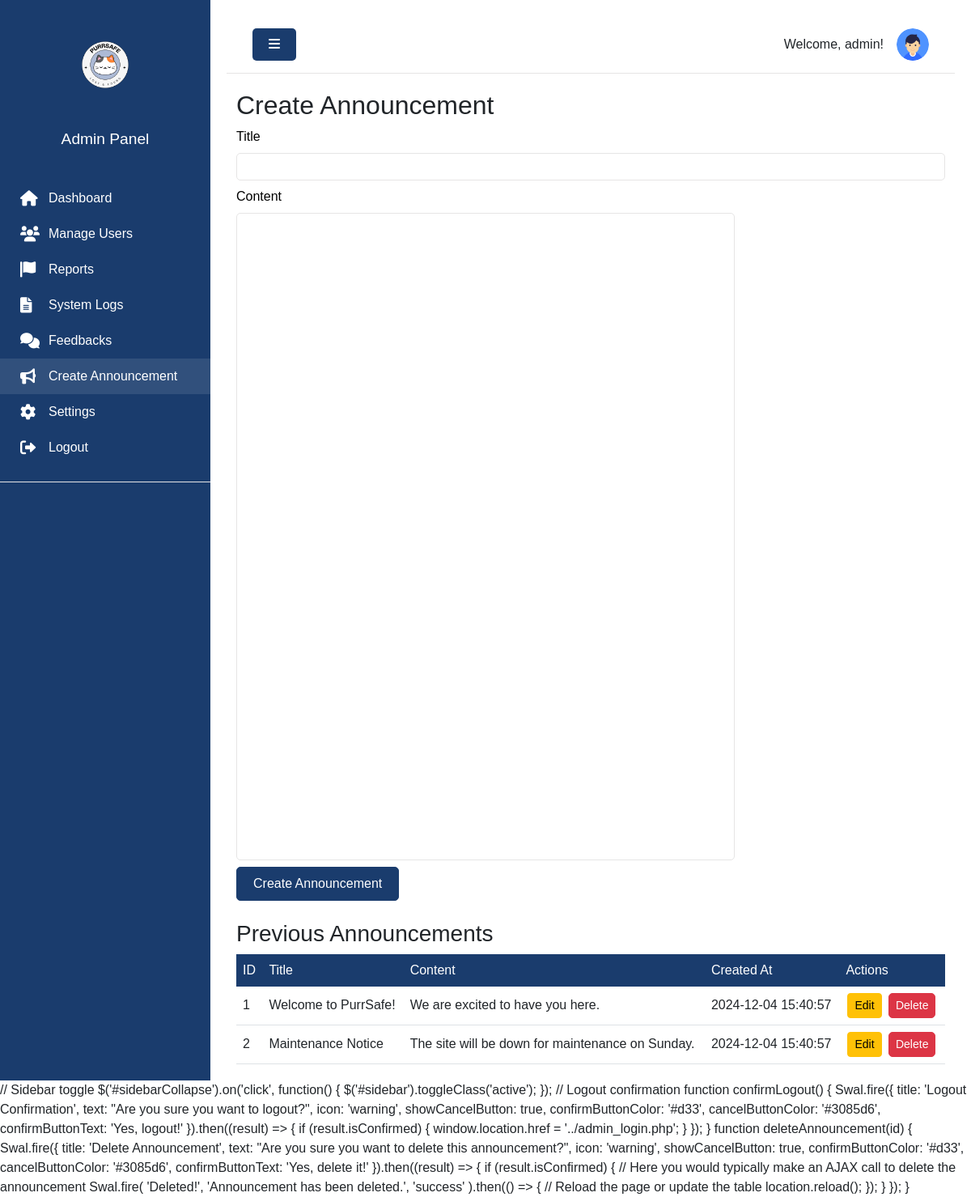
Page /1_Admin/AdminFeatures/6_create_announcement.php (signed in) on the committed database.
### tables this page shows
CREATE TABLE `announcements` (
  `id` int(11) NOT NULL,
  `title` varchar(100) NOT NULL,
  `content` text NOT NULL,
  `created_at` timestamp NOT NULL DEFAULT current_timestamp()
);

### 1_Admin/AdminFeatures/6_create_announcement.php (the view, shortened to what this page needs)
<?php
$conn = connect();
$announcements = $conn->query("SELECT * FROM announcements ORDER BY created_at DESC");
?>
<!DOCTYPE html>
<html lang="en">
<head>
    <link href="https://cdn.jsdelivr.net/npm/bootstrap@5.3.0/dist/css/bootstrap.min.css" rel="stylesheet">
    <link rel="stylesheet" href="https://cdnjs.cloudflare.com/ajax/libs/font-awesome/6.0.0/css/all.min.css">
    <link rel="stylesheet" href="../../4_Styles/admin_style.css">
</head>
<body>
    <div class="wrapper">
        <nav id="sidebar">
            <div class="sidebar-header">
                <img src="../../3_Images/logo.png" alt="Logo" class="img-fluid logo">
                <h3>Admin Panel</h3>
            </div>
            <ul class="list-unstyled components">
                <li>
                    <a href="1_admin_dashboard.php">
                        <i class="fas fa-home"></i>
                        <span>Dashboard</span>
                    </a>
                <li>
                    <a href="2_manage_users.php">
                        <i class="fas fa-users"></i>
                        <span>Manage Users</span>
                    </a>
                </li>
                <li>
                    <a href="3_reports.php">
                        <i class="fas fa-flag"></i>
                        <span>Reports</span>
                    </a>
                </li>
                <li>
                    <a href="4_system_logs.php">
                        <i class="fas fa-file-alt"></i>
                        <span>System Logs</span>
                    </a>
                </li>
                <li>
                    <a href="5_feedbacks.php">
                        <i class="fas fa-comments"></i>
                        <span>Feedbacks</span>
                    </a>
                </li>
                <li class="active">
                    <a href="6_create_announcement.php">
                        <i class="fas fa-bullhorn"></i>
                        <span>Create Announcement</span>
                    </a>
                </li>
                <li>
                    <a href="7_settings.php">
                        <i class="fas fa-cog"></i>
                        <span>Settings</span>
                    </a>
                </li>
                <li>
                    <a href="#" onclick="confirmLogout()">
                        <i class="fas fa-sign-out-alt"></i>
                        <span>Logout</span>
                    </a>
                </li>
            </ul>
        </nav>
        <div id="content">
            <nav class="navbar navbar-expand-lg navbar-light bg-light">
                <div class="container-fluid">
                    <button type="button" id="sidebarCollapse" class="btn btn-primary">
                        <i class="fas fa-bars"></i>
                    </button>
                    <div class="ms-auto d-flex align-items-center">
                        <span class="me-3">Welcome, <?php echo htmlspecialchars($_SESSION['admin_username']); ?>!</span>
                        <img src="../../3_Images/user.png" alt="Admin" class="rounded-circle" width="40">
                    </div>
                </div>
            </nav>
            <div class="container-fluid">
                <h2>Create Announcement</h2>
                <form method="POST" action="6_create_announcement.php">
                    <div class="mb-1">
                        <label for="title" class="form-label">Title</label>
                        <input type="text" class="form-control" id="title" name="title" required>
                    </div>
                    <div class="mb-1">
                        <label for="content" class="form-label">Content</label>
                        <textarea class="form-control" id="content" name="content" rows="1" style="resize: none; height: 30px; max-height: 30px;" required></textarea>
                    </div>
                    <button type="submit" class="btn btn-primary">Create Announcement</button>
                </form>
                <h3 class="mt-4">Previous Announcements</h3>
                <table class="table">
                    <thead>
                        <tr>
                            <th>ID</th>
                            <th>Title</th>
                            <th>Content</th>
                            <th>Created At</th>
                            <th>Actions</th>
                        </tr>
                    </thead>
                    <tbody>
                        <?php while ($row = $announcements->fetch_assoc()): ?>
                            <tr>
                                <td><?php echo $row['id']; ?></td>
                                <td><?php echo htmlspecialchars($row['title']); ?></td>
                                <td><?php echo htmlspecialchars($row['content']); ?></td>
                                <td><?php echo $row['created_at']; ?></td>
                                <td>
                                    <a href="edit_announcement.php?id=<?php echo $row['id']; ?>" class="btn btn-warning btn-sm">Edit</a>
                                    <button class="btn btn-danger btn-sm" onclick="deleteAnnouncement(<?php echo $row['id']; ?>)">Delete</button>
                                </td>
                            </tr>
                        <?php endwhile; ?>
                    </tbody>
                </table>
            </div>
        </div>
    </div>
        // Sidebar toggle
        $('#sidebarCollapse').on('click', function() {
            $('#sidebar').toggleClass('active');
        });
        // Logout confirmation
        function confirmLogout() {
            Swal.fire({
                title: 'Logout Confirmation',
                text: "Are you sure you want to logout?",
                icon: 'warning',
                showCancelButton: true,
                confirmButtonColor: '#d33',
                cancelButtonColor: '#3085d6',
                confirmButtonText: 'Yes, logout!'
            }).then((result) => {
                if (result.isConfirmed) {
                    window.location.href = '../admin_login.php';
                }
            });
        }
        function deleteAnnouncement(id) {
            Swal.fire({
                title: 'Delete Announcement',
                text: "Are you sure you want to delete this announcement?",
                icon: 'warning',
                showCancelButton: true,
                confirmButtonColor: '#d33',
                cancelButtonColor: '#3085d6',
                confirmButtonText: 'Yes, delete it!'
            }).then((result) => {
                if (result.isConfirmed) {
                    // Here you would typically make an AJAX call to delete the announcement
                    Swal.fire(
                        'Deleted!',
                        'Announcement has been deleted.',
                        'success'
                    ).then(() => {
                        // Reload the page or update the table
                        location.reload();
                    });
                }
            });
        }
</body>
</html>

### 4_Styles/admin_style.css (style rules this page uses)
body { font-family: 'Poppins', sans-serif; }
.logo { width: 100px; height: auto; display: block; margin: 20px; padding: 14px; border-radius: 8px; }
.table td, .table th { vertical-align: middle; }
.btn-primary { padding: 10px 20px; border-radius: 5px; }
:root { --dashboard-blue: #2196F3; --dashboard-light-blue: #E3F2FD; --dashboard-hover-blue: #1976D2; }
.form-label { font-weight: 500; }
* { margin: 0; padding: 0; box-sizing: border-box; font-family: 'Poppins', sans-serif; }
:root { --primary-color: #1a3c6d; --panel-color: #FFF; --text-color: #000; --black-light-color: #707070; --border-color: #e6e5e5; --toggle-color: #DDD; --box1-color: #4DA3FF; --box2-color: #FFE6AC; --box3-color: #E7D1FC; --title-icon-color: #fff; }
body { min-height: 100vh; background-color: var(--panel-color); }
.wrapper { display: flex; position: relative; min-height: 100vh; }
#sidebar { width: 260px; background: var(--primary-color); transition: all 0.3s ease; z-index: 1000; }
.sidebar-header { padding: 20px; background: var(--primary-color); text-align: center; display: flex; flex-direction: column; align-items: center; justify-content: center; }
.sidebar-header img.logo { width: 100px; height: 100px; margin-top: 10px; display: block; margin-left: auto; margin-right: auto; }
.sidebar-header h3 { color: var(--panel-color); font-size: 1.2rem; margin: 0; transition: all 0.3s ease; }
#sidebar ul.components { padding: 20px 0; border-bottom: 1px solid var(--border-color); }
#sidebar ul li { position: relative; }
#sidebar ul li a { padding: 10px 25px; display: flex; align-items: center; color: var(--panel-color); text-decoration: none; transition: all 0.3s ease; }
#sidebar ul li a:hover, #sidebar ul li.active a { background: rgba(255, 255, 255, 0.1); }
#sidebar ul li a i { font-size: 1.2rem; margin-right: 10px; min-width: 25px; }
#content { width: calc(100% - 260px); min-height: 100vh; transition: all 0.3s ease; position: relative; background: var(--panel-color); }
.navbar { padding: 15px 20px; background: var(--panel-color) !important; border-bottom: 1px solid var(--border-color); }
#sidebarCollapse { background: var(--primary-color); border: none; }
.table { margin: 0; }
.table th { background: var(--primary-color); color: var(--panel-color); font-weight: 500; }
:root { --primary-color: #1a3c6d; --panel-color: #FFF; --text-color: #000; --black-light-color: #707070; --border-color: #e6e5e5; --toggle-color: #DDD; }
.sidebar-header h3 { color: var(--panel-color); font-size: 1.2rem; margin-top: 10px; transition: all 0.3s ease; }
#sidebar ul.components { padding: 20px 0; }
#content { width: calc(100% - 260px); min-height: 100vh; transition: all 0.3s ease; position: relative; background: var(--panel-color); padding: 20px; }
.navbar { padding: 15px 20px; background: var(--panel-color) !important; border-bottom: 1px solid var(--border-color); margin-bottom: 20px; }
.table { width: 100%; margin-bottom: 0; }
.table th { background: var(--primary-color); color: var(--panel-color); font-weight: 500; border: none; }
.btn-info, .btn-danger { padding: 0.25rem 0.5rem; margin: 0 2px; border-radius: 5px; }
.btn-danger { background-color: #dc3545; border-color: #dc3545; }
.btn-sm { padding: 0.25rem 0.5rem; margin: 0 2px; }
.form-label { font-weight: 500; color: var(--text-color); }
.form-control { border: 1px solid var(--border-color); border-radius: 5px; padding: 8px 12px; transition: all 0.3s ease; }
.btn-primary { background-color: var(--primary-color); border-color: var(--primary-color); padding: 8px 20px; transition: all 0.3s ease; }

### 1_Admin/AdminFeatures/6_create_announcement.php (style rules this page uses)
.form-control { padding: 0.25rem 0.5rem; margin-bottom: 0.5rem; }

### rows in the picture
announcements: id "1", title "Welcome to PurrSafe!", content "We are excited to have you here.", created_at "2024-12-04 15:40:57"
announcements: id "2", title "Maintenance Notice", content "The site will be down for maintenance on Sunday.", created_at "2024-12-04 15:40:57"

### other values in the picture
$_SESSION['admin_username'] "admin"
